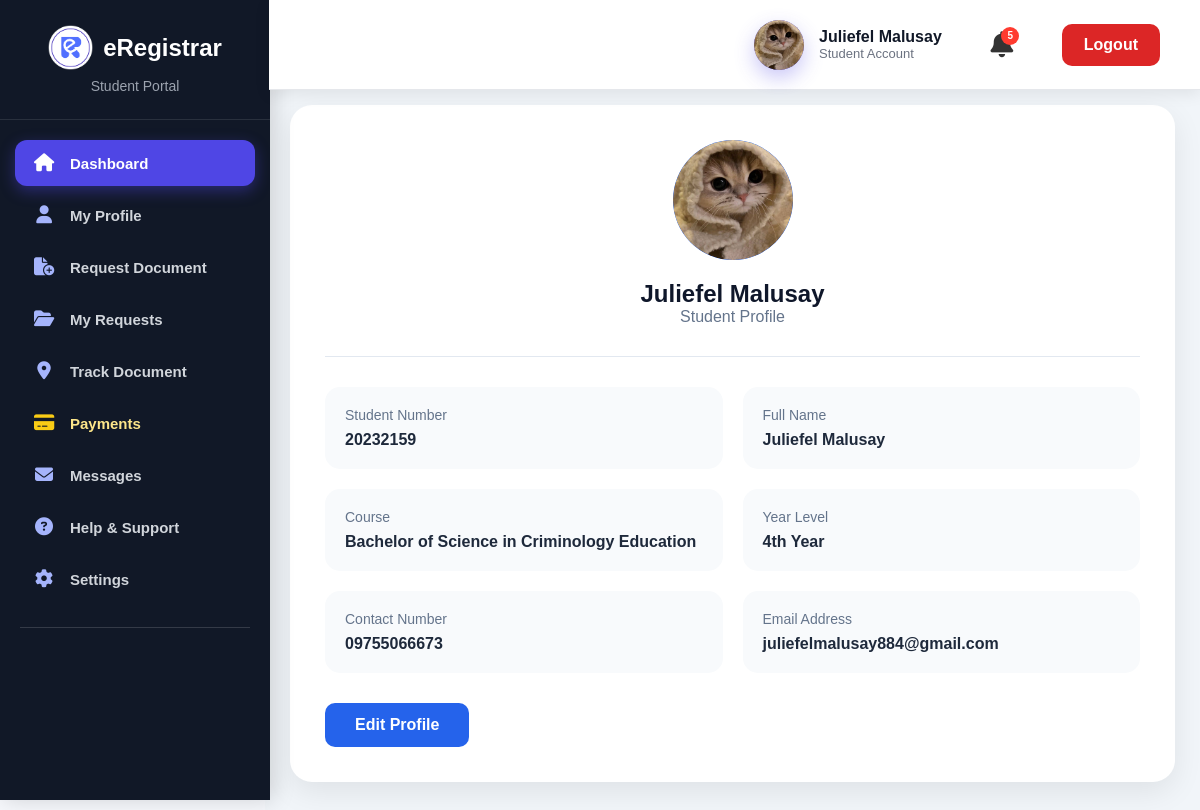
Page /student/profile.php (signed in) on the committed database.
### tables this page shows
CREATE TABLE `users` (
  `user_id` int(11) NOT NULL,
  `student_no` varchar(50) DEFAULT NULL,
  `fullname` varchar(100) NOT NULL,
  `course` varchar(100) DEFAULT NULL,
  `year_level` varchar(50) DEFAULT NULL,
  `contact_no` varchar(20) DEFAULT NULL,
  `email` varchar(100) NOT NULL,
  `password` varchar(255) NOT NULL,
  `role` varchar(20) DEFAULT 'Student',
  `created_at` timestamp NOT NULL DEFAULT current_timestamp(),
  `profile_image` varchar(255) DEFAULT NULL
);

### student/profile.php (the view, shortened to what this page needs)
<?php
require_once __DIR__ . "/../includes/db.php";
$user_id = $_SESSION['user_id'];
$sql = "SELECT * FROM users WHERE user_id='$user_id'";
$result = mysqli_query($conn, $sql);
$user = mysqli_fetch_assoc($result);
?>
<!DOCTYPE html>
<html lang="en">
<head>
    <link rel="stylesheet" href="../assets/css/student.css">
</head>
<body>
<?php include("sidebar.php"); ?>
<?php include("header.php"); ?>
<div class="student-main">
    <div class="profile-card">
        <div class="profile-header">
            <div class="profile-avatar">
                <?php if (!empty($user['profile_image']) && file_exists("uploads/" . $user['profile_image'])) { ?>
                    <img
                        src="uploads/<?php echo htmlspecialchars($user['profile_image']); ?>"
                        alt="Profile">
                <?php } else { ?>
                    <?php echo strtoupper(substr($user['fullname'],0,1)); ?>
                <?php } ?>
            </div>
            <h2><?php echo htmlspecialchars($user['fullname']); ?></h2>
            <p>Student Profile</p>
        </div>
        <div class="profile-details">
            <div class="profile-item">
                <label>Student Number</label>
                <p><?php echo htmlspecialchars($user['student_no']); ?></p>
            </div>
            <div class="profile-item">
                <label>Full Name</label>
                <p><?php echo htmlspecialchars($user['fullname']); ?></p>
            </div>
            <div class="profile-item">
                <label>Course</label>
                <p><?php echo htmlspecialchars($user['course']); ?></p>
            </div>
            <div class="profile-item">
                <label>Year Level</label>
                <p><?php echo htmlspecialchars($user['year_level']); ?></p>
            </div>
            <div class="profile-item">
                <label>Contact Number</label>
                <p><?php echo htmlspecialchars($user['contact_no']); ?></p>
            </div>
            <div class="profile-item">
                <label>Email Address</label>
                <p><?php echo htmlspecialchars($user['email']); ?></p>
            </div>
        </div>
        <a href="edit_profile.php" class="profile-btn">
            Edit Profile
        </a>
    </div>
</div>
</body>
</html>

### assets/css/student.css (style rules this page uses)
* { box-sizing:border-box; }
body { margin:0; font-family:"Segoe UI",Arial,sans-serif; background:#f8fafc; }
.student-main { margin-left:260px; padding:35px; }
.student-main, .student-content { margin-left:265px; margin-top:80px; padding:25px; min-height:100vh; background:#f1f5f9; }
.profile-card { background:white; max-width:900px; margin:auto; padding:35px; border-radius:22px; box-shadow: 0 10px 30px rgba(0,0,0,.08); }
.profile-header { text-align:center; padding-bottom:30px; border-bottom:1px solid #e2e8f0; }
.profile-avatar { width:90px; height:90px; margin:auto; background:#2563eb; color:white; border-radius:50%; display:flex; justify-content:center; align-items:center; font-size:40px; font-weight:bold; }
.profile-header h2 { margin-top:20px; color:#0f172a; }
.profile-header p { color:#64748b; }
.profile-details { display:grid; grid-template-columns:repeat(2,1fr); gap:20px; margin-top:30px; }
.profile-item { background:#f8fafc; padding:20px; border-radius:15px; }
.profile-item label { color:#64748b; font-size:14px; display:block; margin-bottom:8px; }
.profile-item p { margin:0; font-weight:600; color:#1e293b; }
.profile-btn { display:inline-block; margin-top:30px; padding:13px 30px; background:#2563eb; color:white; text-decoration:none; border-radius:10px; }
.profile-avatar { width:120px !important; height:120px !important; border-radius:50% !important; overflow:hidden !important; display:flex !important; justify-content:center; align-items:center; margin:0 auto 20px; background:#2563eb; }
a { text-decoration: none; color:#184899; font-weight:600; }
* { margin:0; padding:0; box-sizing:border-box; font-family:Arial, sans-serif; }
body { background:#f5f7fb; }

### student/profile.php (style rules this page uses)
.profile-avatar { width:120px; height:120px; border-radius:50%; overflow:hidden; margin:0 auto 20px; display:flex; justify-content:center; align-items:center; background:#2563eb; color:#fff; font-size:45px; font-weight:bold; }
.profile-avatar img { width:100%; height:100%; object-fit:cover; border-radius:50%; display:block; }

### rows in the picture
users: profile_image (picture), fullname "Juliefel Malusay", student_no "20232159", course "Bachelor of Science in Criminology Education", year_level "4th Year", contact_no "09755066673", email "juliefelmalusay884@gmail.com"

### other values in the picture
$_SESSION['fullname'] "Juliefel Malusay"
$notification_count "5"
